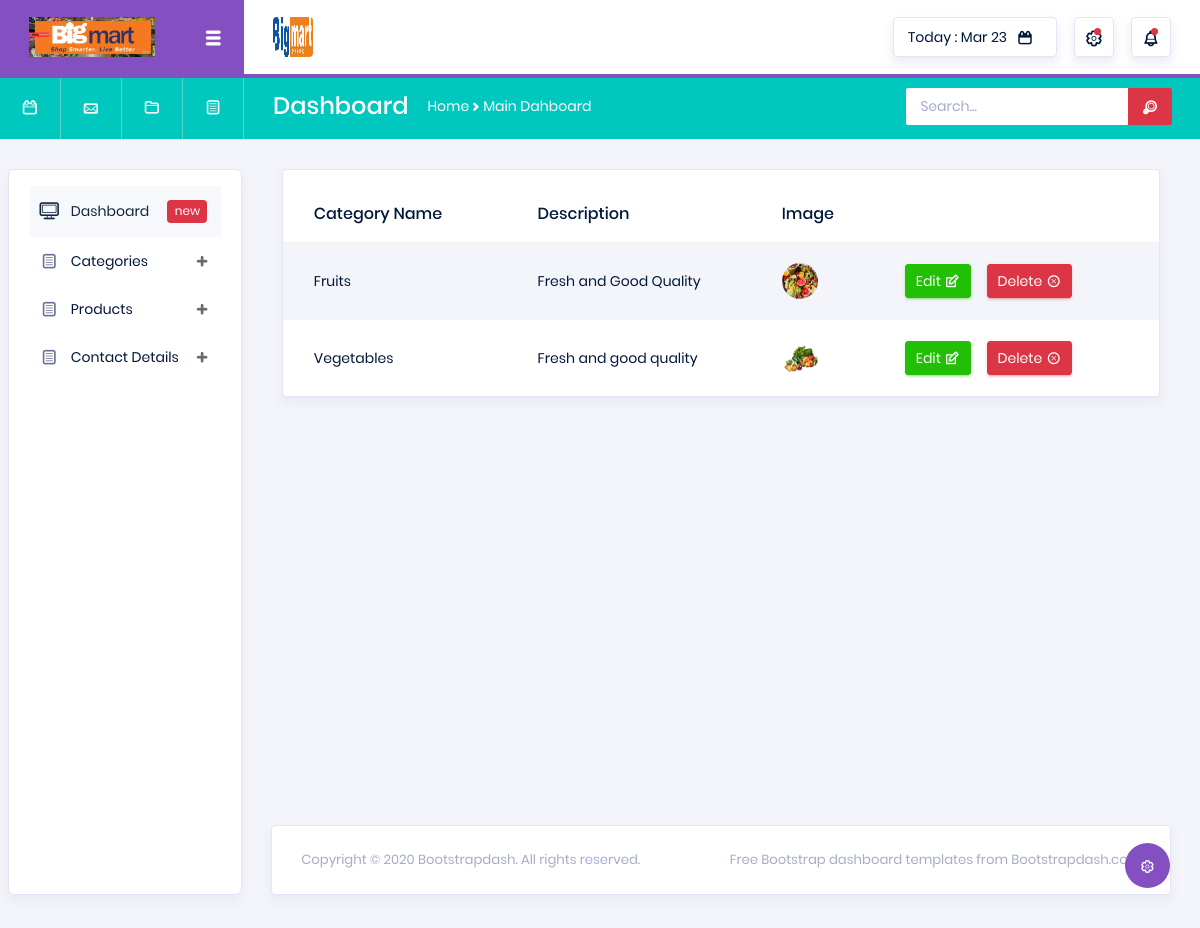
The app's page /Backend/display_category/ with its own data.
### Backend/models.py (models this page shows)
class category_db(models.Model):
    Category_Name=models.CharField(max_length=100,null=True,blank=True)
    Description=models.CharField(max_length=100,null=True,blank=True)
    Category_Image=models.ImageField(upload_to="category Images",null=True,blank=True)

### Backend/views.py (the view)
# urls.py: path('display_category/',views.display_category,name="display_category"),
def display_category(request):
    data=category_db.objects.all()
    return render(request,"display_category.html",{'data':data})

### Backend/templates/display_category.html (shortened to what this page needs)
<!DOCTYPE html>
{% extends 'index.html' %}
{% block content %}
<html lang="en">
<head>
</head>
<body>
<div class="col-md-12">
              <div class="card">
                <div class="table-responsive pt-3">
                  <table class="table table-striped project-orders-table">
                    <thead>
                      <tr>
                        <th>Category Name</th>
                        <th>Description</th>
                        <th>Image</th>
                      </tr>
                    </thead>
                    <tbody>
                    {% for d in data %}
                      <tr>
                        <td>{{d.Category_Name}}</td>
                        <td>{{d.Description}}</td>
                        <td>
                          <img src="{{d.Category_Image.url}}" width="100px" height="100px">
                        </td>
                        <td>
                          <div class="d-flex align-items-center">
                            <a href="{% url 'edit_category' ctg_id=d.id %}">
                            <button type="button" class="btn btn-success btn-sm btn-icon-text mr-3">
                              Edit
                              <i class="typcn typcn-edit btn-icon-append"></i>
                            </button>
                            </a>
                            <a href="{% url 'delete_category' ctg_id=d.id %}">
                            <button type="button" class="btn btn-danger btn-sm btn-icon-text">
                              Delete
                              <i class="typcn typcn-delete-outline btn-icon-append"></i>
                            </button>
                            </a>
                          </div>
                        </td>
                      </tr>
                    {% endfor %}
                    </tbody>
                  </table>
                </div>
              </div>
            </div>
</body>
</html>
{% endblock %}

### records on screen
category_db: Category_Name "Fruits", Description "Fresh and Good Quality", Category_Image (picture)
category_db: Category_Name "Vegetables", Description "Fresh and good quality", Category_Image (picture)
